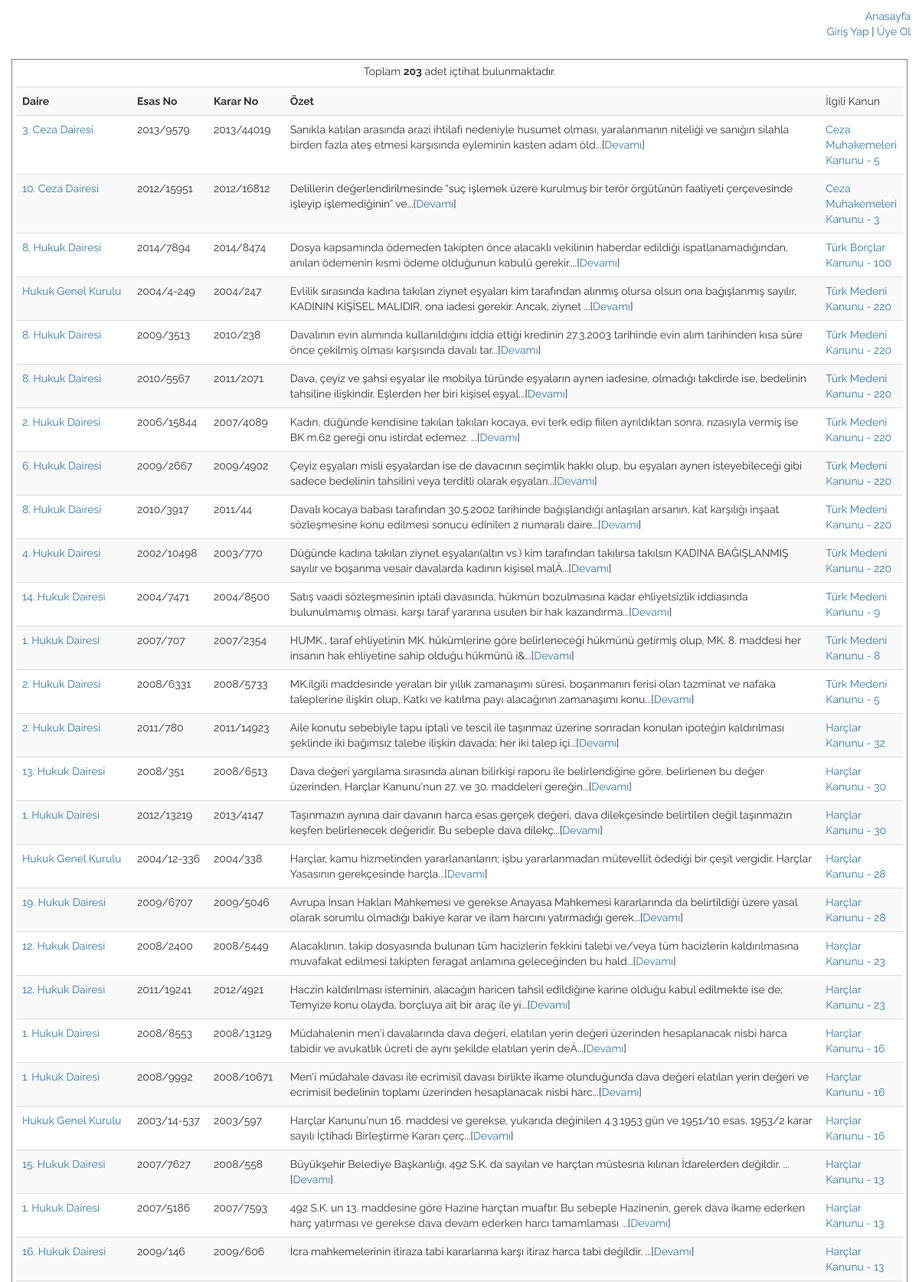
The app's page /icgoster.php (upper part) with its own data.
### tables this page shows
CREATE TABLE IF NOT EXISTS `serh` (
  `id` int(11) NOT NULL AUTO_INCREMENT,
  `daire` varchar(255) NOT NULL,
  `esasno` varchar(100) NOT NULL,
  `kararno` varchar(100) NOT NULL,
  `ozet` text NOT NULL,
  `serh` longtext NOT NULL,
  `ilgili` varchar(255) NOT NULL,
  PRIMARY KEY (`id`),
  KEY `ilgili` (`ilgili`),
  KEY `daire` (`daire`)
);

### icgoster.php (the view, shortened to what this page needs)
<?php include('baglan.php'); ?>
<!DOCTYPE html PUBLIC "-//W3C//DTD XHTML 1.0 Transitional//EN" "http://www.w3.org/TR/xhtml1/DTD/xhtml1-transitional.dtd">
<html xmlns="http://www.w3.org/1999/xhtml" xml:lang="en">
<head>
	<link rel="stylesheet" href="css/bootstrap.min.css" />
	<link rel="stylesheet" href="css/ozel.css" />
</head>
<body>
<?php include('dmenu.php'); ?>
<div style="border-style:solid; border-color:gray; border-width:1px; margin:15px; padding:5px;">
	<table class="table table-striped">
		<tr>
			<td width="150"><b>Daire</b></td>
			<td width="100"><b>Esas No</b></td>
			<td width="100"><b>Karar No</b></td>
			<td width="700"><b>Özet</b></td>
			<td>İlgili Kanun</td>
		</tr>
		<?php
			$serhler = mysqli_query($baglan, "select * from serh order by id desc");
			$say = mysqli_num_rows($serhler);
			echo "<p style='text-align:center;'>Toplam <b>$say</b> adet içtihat bulunmaktadır.</p>";
			while ($serhlistesi = mysqli_fetch_array($serhler)) {
				extract($serhlistesi);
				$ozetozet = substr($ozet, 0,200);
				$ozetozet = strip_tags($ozetozet);
				echo "<tr>
				<td><a href='dserhgoster.php?id=$id'>$daire</a></td>
				<td>$esasno</td>
				<td>$kararno</td>
				<td>$ozetozet...[<a href='dserhgoster.php?id=$id'>Devamı</a>]</td>
				<td><a target='_blank' href='ilgilimadde.php?id=$ilgili'>$ilgili</a></td>
				</tr>";
			}
		 ?>
	</table>
</div>
</body>
</html>

### css/ozel.css (style rules this page uses)
body { font-family: Raleway; }
body { list-style: none; }

### records on screen
serh: daire "3. Ceza Dairesi", esasno "2013/9579", kararno "2013/44019", ozet "Sanıkla katılan arasında arazi ihtilafı nedeniyle husumet olması, yaralanmanın niteliği ve sanığın silahla birden fazla ateş etmesi karşısında eyleminin kasten adam öld", ilgili "Ceza Muhakemeleri Kanunu - 5"
serh: daire "10. Ceza Dairesi", esasno "2012/15951", kararno "2012/16812", ozet "Delillerin değerlendirilmesinde “suç işlemek üzere kurulmuş bir terör örgütünün faaliyeti çerçevesinde işleyip işlemediğinin” ve", ilgili "Ceza Muhakemeleri Kanunu - 3"
serh: daire "8. Hukuk Dairesi", esasno "2014/7894", kararno "2014/8474", ozet "Dosya kapsamında ödemeden takipten önce alacaklı vekilinin haberdar edildiği ispatlanamadığından, anılan ödemenin kısmi ödeme olduğunun kabulü gerekir.", ilgili "Türk Borçlar Kanunu - 100"
serh: daire "Hukuk Genel Kurulu", esasno "2004/4-249", kararno "2004/247", ozet "Evlilik sırasında kadına takılan ziynet eşyaları kim tarafından alınmış olursa olsun ona bağışlanmış sayılır, KADININ KİŞİSEL MALIDIR, ona iadesi gerekir. Ancak, ziynet", ilgili "Türk Medeni Kanunu - 220"
serh: daire "8. Hukuk Dairesi", esasno "2009/3513", kararno "2010/238", ozet "Davalının evin alımında kullanıldığını iddia ettiği kredinin 27.3.2003 tarihinde evin alım tarihinden kısa süre önce çekilmiş olması karşısında davalı tar", ilgili "Türk Medeni Kanunu - 220"
serh: daire "8. Hukuk Dairesi", esasno "2010/5567", kararno "2011/2071", ozet "Dava, çeyiz ve şahsi eşyalar ile mobilya türünde eşyaların aynen iadesine, olmadığı takdirde ise, bedelinin tahsiline ilişkindir. Eşlerden her biri kişisel eşyal", ilgili "Türk Medeni Kanunu - 220"
serh: daire "2. Hukuk Dairesi", esasno "2006/15844", kararno "2007/4089", ozet "Kadın, düğünde kendisine takılan takıları kocaya, evi terk edip fiilen ayrıldıktan sonra, rızasıyla vermiş ise BK m.62 gereği onu istirdat edemez.", ilgili "Türk Medeni Kanunu - 220"
serh: daire "6. Hukuk Dairesi", esasno "2009/2667", kararno "2009/4902", ozet "Çeyiz eşyaları misli eşyalardan ise de davacının seçimlik hakkı olup, bu eşyaları aynen isteyebileceği gibi sadece bedelinin tahsilini veya terditli olarak eşyaları", ilgili "Türk Medeni Kanunu - 220"
serh: daire "8. Hukuk Dairesi", esasno "2010/3917", kararno "2011/44", ozet "Davalı kocaya babası tarafından 30.5.2002 tarihinde bağışlandığı anlaşılan arsanın, kat karşılığı inşaat sözleşmesine konu edilmesi sonucu edinilen 2 numaralı daire", ilgili "Türk Medeni Kanunu - 220"
serh: daire "4. Hukuk Dairesi", esasno "2002/10498", kararno "2003/770", ozet "Düğünde kadına takılan ziynet eşyaları(altın vs.) kim tarafından takılırsa takılsın KADINA BAĞIŞLANMIŞ sayılır ve boşanma vesair davalarda kadının kişisel malÄ", ilgili "Türk Medeni Kanunu - 220"
serh: daire "14. Hukuk Dairesi", esasno "2004/7471", kararno "2004/8500", ozet "Satış vaadi sözleşmesinin iptali davasında, hükmün bozulmasına kadar ehliyetsizlik iddiasında bulunulmamış olması, karşı taraf yararına usulen bir hak kazandırma", ilgili "Türk Medeni Kanunu - 9"
serh: daire "1. Hukuk Dairesi", esasno "2007/707", kararno "2007/2354", ozet "HUMK., taraf ehliyetinin MK. hükümlerine göre belirleneceği hükmünü getirmiş olup, MK. 8. maddesi her insanın hak ehliyetine sahip olduğu hükmünü i&", ilgili "Türk Medeni Kanunu - 8"
serh: daire "2. Hukuk Dairesi", esasno "2008/6331", kararno "2008/5733", ozet "MK.ilgili maddesinde yeralan bir yıllık zamanaşımı süresi, boşanmanın ferisi olan tazminat ve nafaka taleplerine ilişkin olup, Katkı ve katılma payı alacağının zamanaşımı konu", ilgili "Türk Medeni Kanunu - 5"
serh: daire "2. Hukuk Dairesi", esasno "2011/780", kararno "2011/14923", ozet "Aile konutu sebebiyle tapu iptali ve tescil ile taşınmaz üzerine sonradan konulan ipoteğin kaldırılması şeklinde iki bağımsız talebe ilişkin davada; her iki talep içi", ilgili "Harçlar Kanunu - 32"
serh: daire "13. Hukuk Dairesi", esasno "2008/351", kararno "2008/6513", ozet "Dava değeri yargılama sırasında alınan bilirkişi raporu ile belirlendiğine göre, belirlenen bu değer üzerinden, Harçlar Kanunu'nun 27. ve 30. maddeleri gereğin", ilgili "Harçlar Kanunu - 30"
serh: daire "1. Hukuk Dairesi", esasno "2012/13219", kararno "2013/4147", ozet "Taşınmazın aynına dair davanın harca esas gerçek değeri, dava dilekçesinde belirtilen değil taşınmazın keşfen belirlenecek değeridir. Bu sebeple dava dilekç", ilgili "Harçlar Kanunu - 30"
serh: daire "Hukuk Genel Kurulu", esasno "2004/12-336", kararno "2004/338", ozet "Harçlar, kamu hizmetinden yararlananların; işbu yararlanmadan mütevellit ödediği bir çeşit vergidir. Harçlar Yasasının gerekçesinde harçla", ilgili "Harçlar Kanunu - 28"
serh: daire "19. Hukuk Dairesi", esasno "2009/6707", kararno "2009/5046", ozet "Avrupa İnsan Hakları Mahkemesi ve gerekse Anayasa Mahkemesi kararlarında da belirtildiği üzere yasal olarak sorumlu olmadığı bakiye karar ve ilam harcını yatırmadığı gerek", ilgili "Harçlar Kanunu - 28"
serh: daire "12. Hukuk Dairesi", esasno "2008/2400", kararno "2008/5449", ozet "Alacaklının, takip dosyasında bulunan tüm hacizlerin fekkini talebi ve/veya tüm hacizlerin kaldırılmasına muvafakat edilmesi takipten feragat anlamına geleceğinden bu hald", ilgili "Harçlar Kanunu - 23"
serh: daire "12. Hukuk Dairesi", esasno "2011/19241", kararno "2012/4921", ozet "Haczin kaldırılması isteminin, alacağın haricen tahsil edildiğine karine olduğu kabul edilmekte ise de; Temyize konu olayda, borçluya ait bir araç ile yi", ilgili "Harçlar Kanunu - 23"
serh: daire "1. Hukuk Dairesi", esasno "2008/8553", kararno "2008/13129", ozet "Müdahalenin men'i davalarında dava değeri, elatılan yerin değeri üzerinden hesaplanacak nisbi harca tabidir ve avukatlık ücreti de aynı şekilde elatılan yerin deÄ", ilgili "Harçlar Kanunu - 16"
serh: daire "1. Hukuk Dairesi", esasno "2008/9992", kararno "2008/10671", ozet "Men'i müdahale davası ile ecrimisil davası birlikte ikame olunduğunda dava değeri elatılan yerin değeri ve ecrimisil bedelinin toplamı üzerinden hesaplanacak nisbi harc", ilgili "Harçlar Kanunu - 16"
serh: daire "Hukuk Genel Kurulu", esasno "2003/14-537", kararno "2003/597", ozet "Harçlar Kanunu'nun 16. maddesi ve gerekse, yukarıda değinilen 4.3.1953 gün ve 1951/10 esas, 1953/2 karar sayılı İçtihadı Birleştirme Kararı çerç", ilgili "Harçlar Kanunu - 16"
serh: daire "15. Hukuk Dairesi", esasno "2007/7627", kararno "2008/558", ozet "Büyükşehir Belediye Başkanlığı, 492 S.K. da sayılan ve harçtan müstesna kılınan İdarelerden değildir.", ilgili "Harçlar Kanunu - 13"
serh: daire "1. Hukuk Dairesi", esasno "2007/5186", kararno "2007/7593", ozet "492 S.K. un 13. maddesine göre Hazine harçtan muaftır. Bu sebeple Hazinenin, gerek dava ikame ederken harç yatırması ve gerekse dava devam ederken harcı tamamlaması", ilgili "Harçlar Kanunu - 13"
serh: daire "16. Hukuk Dairesi", esasno "2009/146", kararno "2009/606", ozet "İcra mahkemelerinin itiraza tabi kararlarına karşı itiraz harca tabi değildir.", ilgili "Harçlar Kanunu - 13"

### other values on screen
$say "203"
